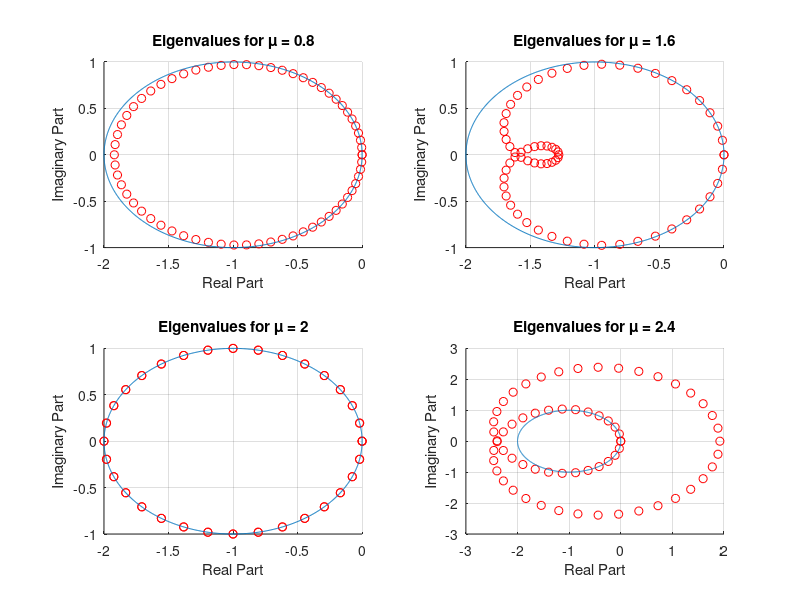

The MATLAB script that drew this image:
mu_values = [0.8, 1.6, 2.0, 2.4];
m = 64;
theta = linspace(0, 2*pi, 1000);
C = exp(1i * theta) - 1;

figure;

for k = 1:length(mu_values)
    mu = mu_values(k);
    eigens = zeros(1, m+1);
    for I = 0:m
        eigens(I+1) = -mu/2 * (3 - 4*exp(-2i*pi*I/m) + exp(-4i*pi*I/m)) + mu^2/2 * (1 - 2*exp(-2i*pi*I/m) + exp(-4i*pi*I/m));
    end
    subplot(2, 2, k);
    scatter(real(eigens), imag(eigens), 'r');
    hold on;
    plot(real(C), imag(C));
    hold off;
    grid on;
    xlabel('Real Part');
    ylabel('Imaginary Part');
    title(['Eigenvalues for \mu = ', num2str(mu)]);
end